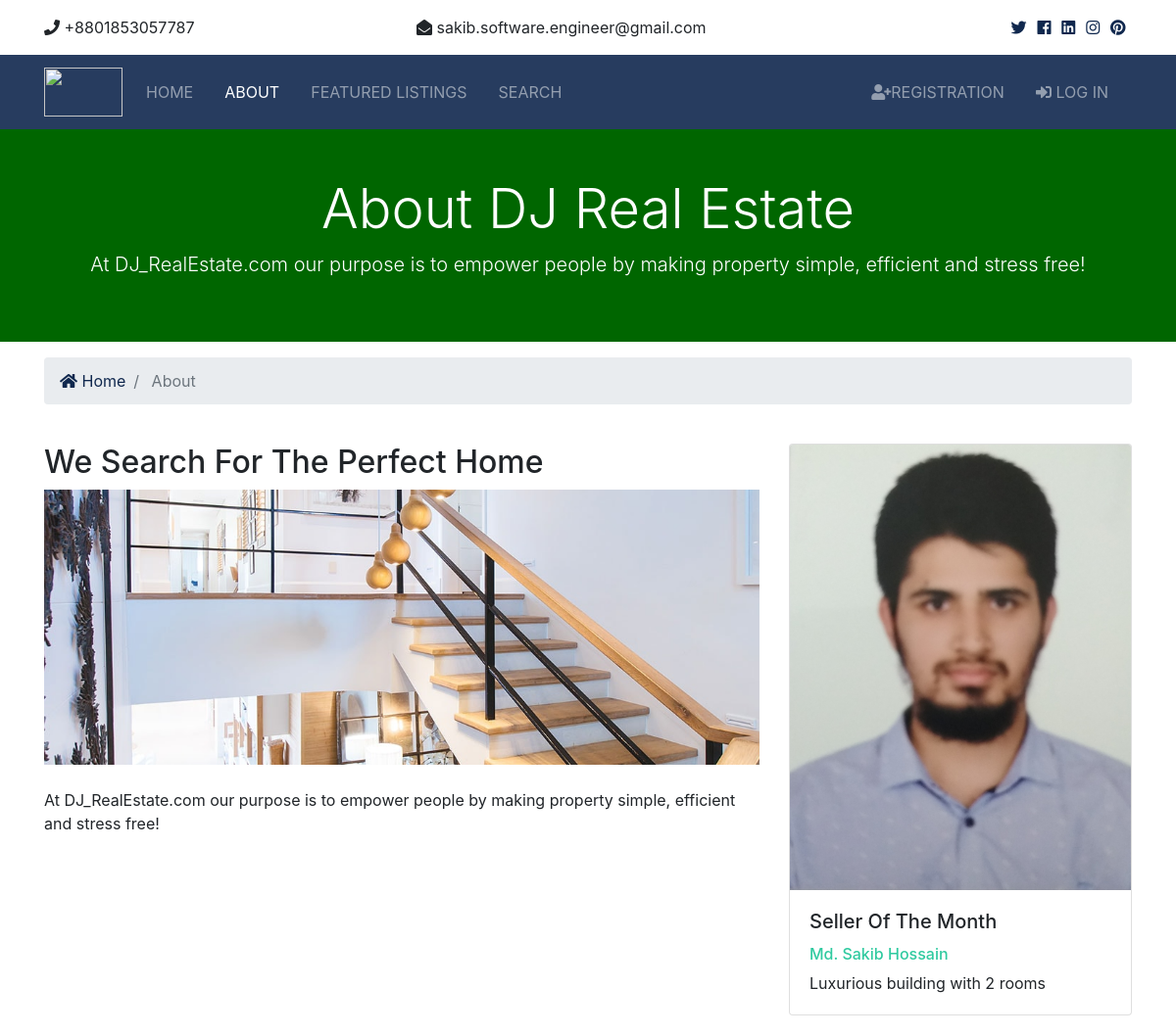
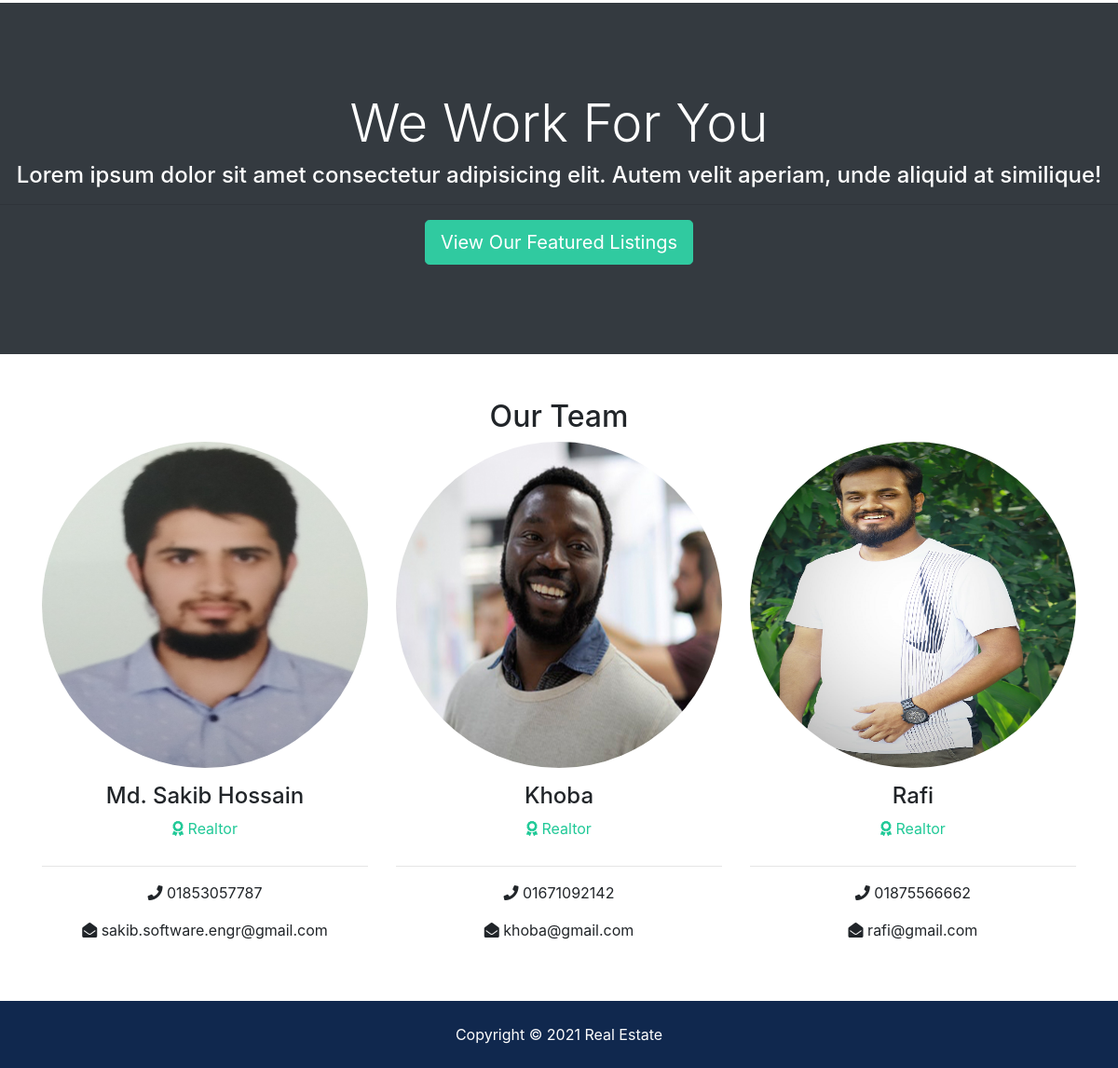
The page /about/ on the database its author committed (2 pictures, top to bottom).
### realtors/models.py (models this page shows, shortened)
class Realtor(models.Model):
    name = models.CharField(max_length=200)
    photo = models.ImageField(upload_to='photos/%Y/%m/&d')
    desc = models.TextField(blank=True, verbose_name='Description')
    email = models.EmailField()
    phone = models.CharField(max_length=100)
    is_mvp = models.BooleanField(default=False)
    message = models.CharField(max_length=200)
    contact_date = models.DateField(auto_now_add=True)
    class Meta:                         #Model Meta is basically the inner class of your model class. Model Meta is
        ordering = ['-contact_date']     #basically used to change the behavior of your model fields like changing order

### pages/views.py (the view)
# urls.py: path('about/',views.about,name='about'),
def about(request):
    list_realtor= Realtor.objects.order_by('-contact_date')[:3]
    seller_of_month = Realtor.objects.filter(is_mvp=True).first()
    context={
        "list_realtor": list_realtor,
        "seller_of_month": seller_of_month,
    }
    return render(request, 'pages/about.html', context)

### templates/pages/about.html (shortened to what this page needs)
{% extends 'base.html' %}
{% load static %}
{% block content%}
     <section id="showcase-inner" class="py-5 text-white">
        <div class="container">
            <div class="row text-center">
                <div class="col-md-12">
                    <h1 class="display-4">About DJ Real Estate</h1>
                    <p class="lead">At DJ_RealEstate.com our purpose is to empower people by making property simple, efficient and stress free!</p>
                </div>
            </div>
        </div>
    </section>
    <section id="bc" class="mt-3">
        <div class="container">
            <nav aria-label="breadcrumb">
                <ol class="breadcrumb">
                    <li class="breadcrumb-item">
                        <a href="{% url 'home' %}">
                            <i class="fas fa-home"></i> Home</a>
                    </li>
                    <li class="breadcrumb-item active"> About</li>
                </ol>
            </nav>
        </div>
    </section>
    <section id="about" class="py-4">
        <div class="container">
            <div class="row">
                <div class="col-md-8">
                    <h2>We Search For The Perfect Home</h2>
                    <img src="{% static 'img/about.jpg' %}" alt="">
                    <p class="mt-4">At DJ_RealEstate.com our purpose is to empower people by making property simple, efficient and stress free!</p>
                </div>
                <div class="col-md-4">
                    {% if seller_of_month %}
                            <div class="card">
                                <img class="card-img-top" src="{{ seller_of_month.photo.url }}"
                                     alt="Seller of the month">
                                <div class="card-body">
                                    <h5 class="card-title">Seller Of The Month</h5>
                                    <h6 class="text-secondary">{{ seller_of_month.name }}</h6>
                                    <p class="card-text">
                                        {{ seller_of_month.message }}
                                    </p>
                                </div>
                            </div>
                    {% else %}
                        <span class="text-center"> Unavilable </span>
                    {% endif %}
                </div>
            </div>
        </div>
    </section>
    <section id="work" class="bg-dark text-white text-center">
        <h2 class="display-4">We Work For You</h2>
        <h4>Lorem ipsum dolor sit amet consectetur adipisicing elit. Autem velit aperiam, unde aliquid at
            similique!</h4>
        <hr>
        <a href="{% url 'listings' %}" class="btn btn-secondary text-white btn-lg">View Our Featured Listings</a>
    </section>
    <section id="team" class="py-5">
        <div class="container">
            <h2 class="text-center">Our Team</h2>
            <div class="row text-center">
                {% if list_realtor %}
                    {% for team_realtor in list_realtor %}
                        <div class="col-md-4">
                            <img src="{{ team_realtor.photo.url }}" alt="" class="rounded-circle mb-3" width="350"
                                 height="350">
                            <h4>{{ team_realtor.name }}</h4>
                            <p class="text-success">
                                <i class="fas fa-award text-success mb-3"></i> Realtor</p>
                            <hr>
                            <p>
                                <i class="fas fa-phone"></i> {{ team_realtor.phone }}</p>
                            <p>
                                <i class="fas fa-envelope-open"></i> {{ team_realtor.email }}</p>
                        </div>
                    {% endfor %}
                {% else %}
                    <span class="text-center">No team avilable</span>
                {% endif %}
            </div>
        </div>
    </section>
{% endblock %}

### templates/base.html (shortened to what this page needs)
{% load static %}
<!doctype html>
<html lang="en">
<head>
    <link rel="stylesheet" href="{% static 'css/all.css' %}">
    <link rel="stylesheet" href="{% static 'css/bootstrap.css' %}">
    <link rel="stylesheet" href="{% static 'css/style.css' %}">
    <link rel="stylesheet" href="{% static 'css/lightbox.min.css' %}">
</head>
<body>
{% include 'partials/_top_bar.html' %}
{% include 'partials/_nav_bar.html' %}
{% block content %}
{% endblock %}
{% include 'partials/_footer.html' %}
</body>
</html>

### templates/partials/_top_bar.html
  <section id="top-bar" class="p-3">
    <div class="container">
      <div class="row">
        <div class="col-md-4">
          <i class="fas fa-phone"></i> +8801853057787
        </div>
        <div class="col-md-4">
          <i class="fas fa-envelope-open"></i>  sakib.software.engineer@gmail.com
        </div>
        <div class="col-md-4">
          <div class="social text-right">
            <a href="#">
              <i class="fab fa-twitter"></i>
            </a>
            <a href="#">
              <i class="fab fa-facebook"></i>
            </a>
            <a href="#">
              <i class="fab fa-linkedin"></i>
            </a>
            <a href="#">
              <i class="fab fa-instagram"></i>
            </a>
            <a href="#">
              <i class="fab fa-pinterest"></i>
            </a>
          </div>
        </div>
      </div>
    </div>
  </section>

### templates/partials/_nav_bar.html (shortened to what this page needs)
{% load static %}
<nav class="navbar navbar-expand-lg navbar-dark bg-primary sticky-top">
    <div class="container">
        <a class="navbar-brand" href="{% url 'home' %}">
            <img src="{% static 'img/logo.png' %}" class="logo" alt="" height="50px" width="16px">
        </a>
        <div class="collapse navbar-collapse" id="navbarNavAltMarkup">
            <ul class="navbar-nav">
                <li {% if "/" == request.path %}
                    class="nav-item active mr-3"
                {% else %}
                    class="nav-item mr-3"
                {% endif %}
                >
                    <a class="nav-link" href="{% url 'home' %}">Home</a>
                </li>
                <li
                        {% if "about/" in request.path %}
                            class="nav-item active mr-3"
                        {% else %}
                            class="nav-item mr-3"
                        {% endif %}
                >
                    <a class="nav-link" href="{% url 'about' %}">About</a>
                </li>
                <li {% if "listings/" in request.path %}
                    class="nav-item active mr-3"
                {% else %}
                    class="nav-item mr-3"
                {% endif %}
                >
                    <a class="nav-link" href="{% url 'listings' %}">Featured Listings</a>
                </li>
                 <li {% if "search/" in request.path %}
                    class="nav-item active mr-3"
                {% else %}
                    class="nav-item mr-3"
                {% endif %}
                >
                    <a class="nav-link" href="{% url 'search' %}">Search</a>
                </li>
            </ul>
            <ul class="navbar-nav ml-auto" >
                {% if user.is_authenticated %}
                    <li  {% if "dashboard/" in request.path %}
                        class="nav-item active mr-3"
                    {% else %}
                        class="nav-item mr-3"
                    {% endif %}
                    >
                        <a class="nav-link" href="{% url 'dashboard' %}">
                           welcome {{ user.username }} (Dashboard)
                        </a>
                    </li>
                     <li class="nav-item mr-3">
                        <a href="javascript:{document.getElementById('logout').submit()}" class="nav-link">
                            <i class="fas fa-sign-out-alt"></i>Logout</a>
                     <form action="{% url 'logout' %}" method="POST" id="logout" >
                         {% csrf_token %}
                         <input type="hidden">
                     </form>
                    </li>
                {% else %}
                    <li  {% if "registration/" in request.path %}
                        class="nav-item active mr-3"
                    {% else %}
                        class="nav-item mr-3"
                    {% endif %}
                    >
                        <a class="nav-link" href="{% url 'registration' %}">
                            <i class="fas fa-user-plus"></i>Registration</a>
                    </li>
                    <li {% if "login/" in request.path %}
                        class="nav-item active mr-3"
                    {% else %}
                        class="nav-item mr-3"
                    {% endif %}
                    >
                        <a class="nav-link" href="{% url 'login' %}">
                            <i class="fas fa-sign-in-alt"></i> Log In</a>
                    </li>
                {% endif %}
            </ul>
        </div>
    </div>
</nav>

### templates/partials/_footer.html
<footer id="main-footer" class="py-4 bg-primary text-white text-center">
    Copyright &copy;
    <span class="year"></span> Real Estate
</footer>

### realestate/static/css/all.css (style rules this page uses)
.fa, .fas, .far, .fal, .fab { -moz-osx-font-smoothing: grayscale; -webkit-font-smoothing: antialiased; display: inline-block; font-style: normal; font-variant: normal; text-rendering: auto; line-height: 1; }
.fa-award:before { content: "\f559"; }
.fa-envelope-open:before { content: "\f2b6"; }
.fa-facebook:before { content: "\f09a"; }
.fa-home:before { content: "\f015"; }
.fa-instagram:before { content: "\f16d"; }
.fa-linkedin:before { content: "\f08c"; }
.fa-phone:before { content: "\f095"; }
.fa-pinterest:before { content: "\f0d2"; }
.fa-sign-in-alt:before { content: "\f2f6"; }
.fa-twitter:before { content: "\f099"; }
.fa-user-plus:before { content: "\f234"; }
.fab { font-family: 'Font Awesome 5 Brands'; }
.fa, .fas { font-family: 'Font Awesome 5 Free'; font-weight: 900; }

### realestate/static/css/style.css (style rules this page uses)
.btn-secondary { color: #fff !important; }
img { width: 100%; }
.logo { width: 80px; }
.navbar { opacity: 0.9; text-transform: uppercase; }
.social a { margin-right: 0.4rem; }
#showcase-inner { background: url(../img/building.jpg) no-repeat top center fixed/cover; position: relative; overflow: hidden; min-height: 200px; }
#showcase-inner::before { content: ''; position: absolute; top: 0; left: 0; min-height: 100%; width: 100%; background: rgb(0, 102, 0); }
#work { padding: 6rem 0; }

### rows shown on the page
Realtor: photo (picture), name "Md. Sakib Hossain", message "Luxurious building with 2 rooms", phone "01853057787", email "sakib.software.engr@gmail.com"
Realtor: photo (picture), name "Khoba", phone "01671092142", email "khoba@gmail.com"
Realtor: photo (picture), name "Rafi", phone "01875566662", email "rafi@gmail.com"
